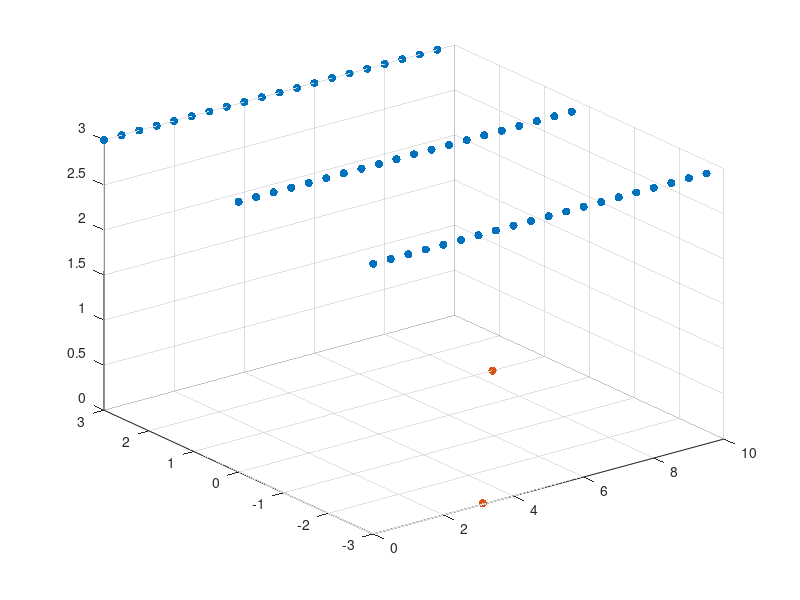

Here is the MATLAB script that generated this plot: (Note: this script raises an error after producing the figure.)
clear; clc; close all;

%% parameters
M = 20;     % number of PA per WG
K = 3;      % number of WG
U = 2;      % number of users

delta_x = 0.5;  % [m], spacing between PA
delta_y = 3;    % [m], spacing between waveguides
Dx = delta_x*M; % [m], side of area
Dy = delta_y*K; % [m]
h = 3;          % [m], height of PA

%% PA coordinates
x = (0:M-1) * delta_x; 
PA_x = ones(K,1)*x; % K x M

half_y = (K-1)/2;
y = ((0:K-1) - half_y)*delta_y;
PA_y = y'*ones(1,M); % K x M

PA_z = h*ones(K,M); % K x M
 
PA_coords = zeros(K, M, 3);
PA_coords(:, :, 1) = PA_x;  
PA_coords(:, :, 2) = PA_y;  
PA_coords(:, :, 3) = PA_z;  

PA_pts = reshape(PA_coords, [], 3);      % KM x 3

%% realizations
phi_u = [Dx*rand(U, 1), Dy*rand(U, 1) - Dy/2, zeros(U, 1)]; % user positions

%% plot positions

figure;
scatter3(PA_pts(:,1), PA_pts(:,2), PA_pts(:,3), "ro", "filled", "DisplayName", "PA posiitons"); 
hold on;
scatter3(phi_u(:,1),phi_u(:,2),phi_u(:,3), "bo", "filled", "DisplayName", "Users");
title("PA positions with " + U + " ramdom users");
xlabel("x (m)"); ylabel("y (m)"); zlabel("z (m)");
xlim([0,Dx]); ylim([-Dy/2, Dy/2]); zlim([0,h+1]);
yticks(y);
view(45, 45);
legend;
